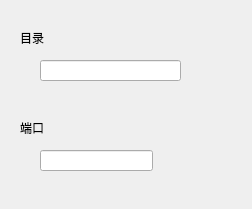
<?xml version="1.0" encoding="UTF-8"?>
<ui version="4.0">
 <class>TftpsSetting</class>
 <widget class="QWidget" name="TftpsSetting">
  <property name="geometry">
   <rect>
    <x>0</x>
    <y>0</y>
    <width>252</width>
    <height>209</height>
   </rect>
  </property>
  <property name="windowTitle">
   <string>Form</string>
  </property>
  <widget class="QLabel" name="label">
   <property name="geometry">
    <rect>
     <x>20</x>
     <y>30</y>
     <width>72</width>
     <height>15</height>
    </rect>
   </property>
   <property name="text">
    <string>目录</string>
   </property>
  </widget>
  <widget class="QLabel" name="label_2">
   <property name="geometry">
    <rect>
     <x>20</x>
     <y>120</y>
     <width>72</width>
     <height>15</height>
    </rect>
   </property>
   <property name="text">
    <string>端口</string>
   </property>
  </widget>
  <widget class="QLineEdit" name="lineEdit">
   <property name="geometry">
    <rect>
     <x>40</x>
     <y>150</y>
     <width>113</width>
     <height>21</height>
    </rect>
   </property>
  </widget>
  <widget class="QLineEdit" name="lineEdit_2">
   <property name="geometry">
    <rect>
     <x>40</x>
     <y>60</y>
     <width>141</width>
     <height>21</height>
    </rect>
   </property>
  </widget>
 </widget>
 <resources/>
 <connections/>
</ui>
